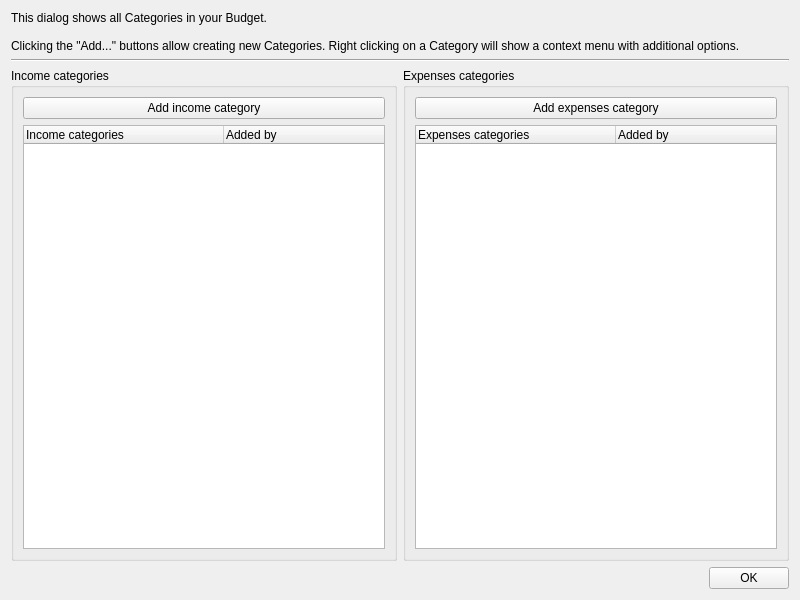
<?xml version="1.0" encoding="UTF-8"?>
<ui version="4.0">
 <class>CategoriesForm</class>
 <widget class="QWidget" name="CategoriesForm">
  <property name="windowModality">
   <enum>Qt::ApplicationModal</enum>
  </property>
  <property name="geometry">
   <rect>
    <x>0</x>
    <y>0</y>
    <width>800</width>
    <height>600</height>
   </rect>
  </property>
  <property name="windowTitle">
   <string>Categories configuration</string>
  </property>
  <layout class="QVBoxLayout" name="verticalLayout_3">
   <item>
    <widget class="QLabel" name="label_helpText">
     <property name="text">
      <string>This dialog shows all Categories in your Budget.

Clicking the &quot;Add...&quot; buttons allow creating new Categories. Right clicking on a Category will show a context menu with additional options.</string>
     </property>
     <property name="alignment">
      <set>Qt::AlignJustify|Qt::AlignVCenter</set>
     </property>
     <property name="wordWrap">
      <bool>true</bool>
     </property>
    </widget>
   </item>
   <item>
    <widget class="Line" name="line">
     <property name="orientation">
      <enum>Qt::Horizontal</enum>
     </property>
    </widget>
   </item>
   <item>
    <layout class="QHBoxLayout" name="horizontalLayout">
     <item>
      <widget class="QGroupBox" name="groupBox_income">
       <property name="title">
        <string>Income categories</string>
       </property>
       <layout class="QVBoxLayout" name="verticalLayout">
        <item>
         <layout class="QHBoxLayout" name="horizontalLayout_2">
          <item>
           <widget class="QPushButton" name="pushButton_addIncomeCategory">
            <property name="text">
             <string>Add income category</string>
            </property>
           </widget>
          </item>
         </layout>
        </item>
        <item>
         <widget class="QTreeWidget" name="treeWidget_incomeCategories">
          <attribute name="headerDefaultSectionSize">
           <number>200</number>
          </attribute>
          <column>
           <property name="text">
            <string>Income categories</string>
           </property>
          </column>
          <column>
           <property name="text">
            <string>Added by</string>
           </property>
          </column>
         </widget>
        </item>
       </layout>
      </widget>
     </item>
     <item>
      <widget class="QGroupBox" name="groupBox_expenses">
       <property name="title">
        <string>Expenses categories</string>
       </property>
       <layout class="QVBoxLayout" name="verticalLayout_2">
        <item>
         <layout class="QHBoxLayout" name="horizontalLayout_3">
          <item>
           <widget class="QPushButton" name="pushButton_addExpensesCategory">
            <property name="text">
             <string>Add expenses category</string>
            </property>
           </widget>
          </item>
         </layout>
        </item>
        <item>
         <widget class="QTreeWidget" name="treeWidget_expensesCategories">
          <attribute name="headerDefaultSectionSize">
           <number>200</number>
          </attribute>
          <column>
           <property name="text">
            <string>Expenses categories</string>
           </property>
          </column>
          <column>
           <property name="text">
            <string>Added by</string>
           </property>
          </column>
         </widget>
        </item>
       </layout>
      </widget>
     </item>
    </layout>
   </item>
   <item>
    <layout class="QHBoxLayout" name="horizontalLayout_4">
     <item>
      <spacer name="horizontalSpacer">
       <property name="orientation">
        <enum>Qt::Horizontal</enum>
       </property>
       <property name="sizeHint" stdset="0">
        <size>
         <width>40</width>
         <height>20</height>
        </size>
       </property>
      </spacer>
     </item>
     <item>
      <widget class="QPushButton" name="pushButton_OK">
       <property name="text">
        <string>OK</string>
       </property>
      </widget>
     </item>
    </layout>
   </item>
  </layout>
 </widget>
 <resources/>
 <connections/>
</ui>
